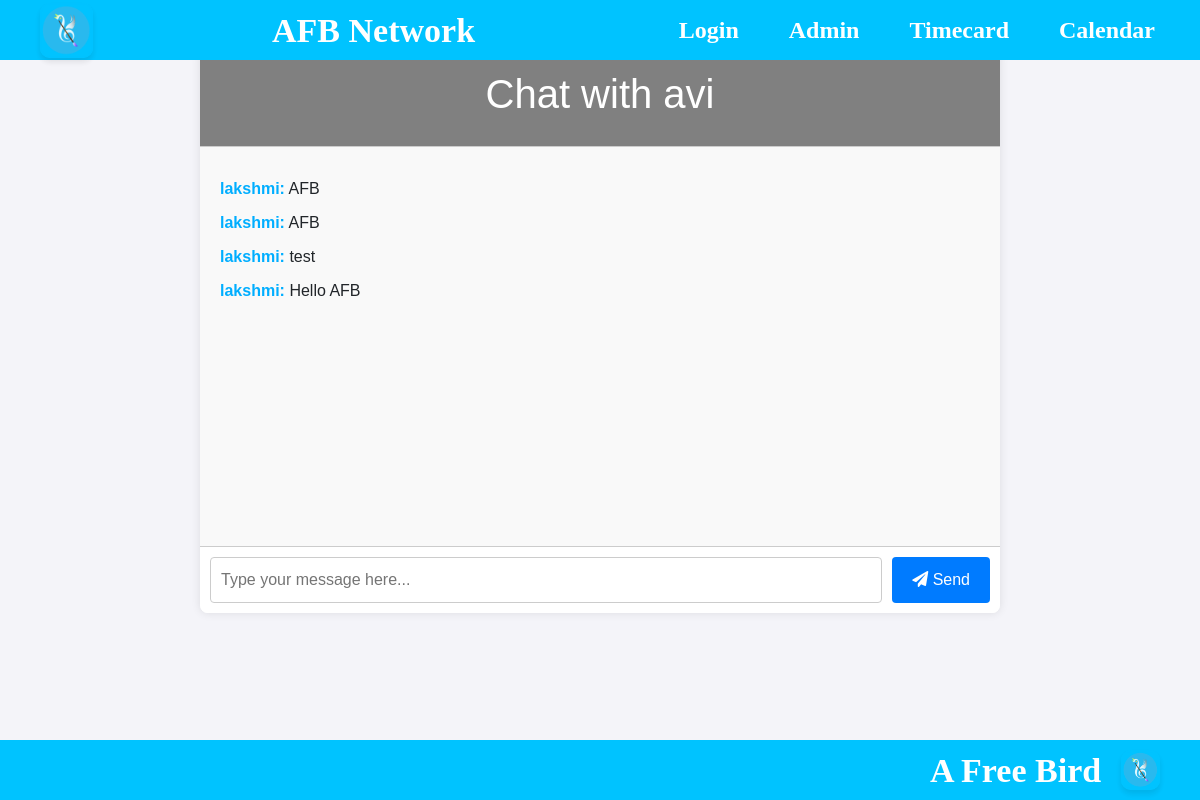
The page /talk/2/ (signed in) on the database its author committed.
### afb_network/models.py (models this page shows, shortened)
class ChatMessage(models.Model):
    sender = models.ForeignKey(User, related_name='sent_messages', on_delete=models.CASCADE)
    receiver = models.ForeignKey(User, related_name='received_messages', on_delete=models.CASCADE)
    message = models.TextField()
    timestamp = models.DateTimeField(auto_now_add=True)

### afb_network/views.py (the view, shortened to what this page needs)
# urls.py: path('talk/<int:user_id>/', views.talk, name='talk_url_name'),
def talk(request, user_id):
    user_profile = get_object_or_404(EmployeeProfile, user__id=user_id)
    username = user_profile.user.username
    messages = ChatMessage.objects.filter(
        sender=request.user, receiver=user_profile.user
    ) | ChatMessage.objects.filter(
        sender=user_profile.user, receiver=request.user
    ).order_by('timestamp')
    return render(request, 'chat.html', {
        'username': username,
        'messages': messages
    })

### afb_network/source/templates/chat.html (shortened to what this page needs)
{% extends 'base.html' %}
{% block content %}
<!DOCTYPE html>
<html>
<head>
    <link rel="stylesheet" href="https://cdnjs.cloudflare.com/ajax/libs/font-awesome/5.15.3/css/all.min.css">
</head>
<body>
    <div class="chat-container">
        <div class="chat-header">
            <h1>Chat with {{ username }}</h1>
        </div>
        <div class="chat-log" id="chat-log">
            {% for message in messages %}
                <p><strong>{{ message.sender.username }}:</strong> {{ message.message }}</p>
            {% endfor %}
        </div>
        <form method="post" class="chat-form">
            <input id="chat-message-input" type="text" name="message" placeholder="Type your message here...">
            <button id="chat-message-submit" type="submit"><i class="fas fa-paper-plane"></i> Send</button>
        </form>
    </div>
</body>
</html>
{% endblock %}

### afb_network/source/static/css/profile.css (style rules this page uses)
body { font-family: Arial, sans-serif; margin: 0; padding: 0; }

### afb_network/source/templates/chat.html (style rules this page uses)
body { font-family: Arial, sans-serif; background-color: #f4f4f9; margin: 0; padding: 0; }
.chat-container { max-width: 800px; margin: 50px auto; background: #fff; border-radius: 8px; box-shadow: 0 0 10px rgba(0, 0, 0, 0.1); overflow: hidden; }
.chat-header { background:grey;; color: #fff; padding: 20px; text-align: center; }
.chat-log { border-top: 1px solid #ccc; height: 400px; overflow-y: scroll; padding: 20px; background: #f9f9f9; }
.chat-log p { margin: 10px 0; }
.chat-log p strong { color: #00aeff; }
.chat-form { display: flex; border-top: 1px solid #ccc; padding: 10px; background: #fff; }
.chat-form input[type="text"] { flex: 1; padding: 10px; border: 1px solid #ccc; border-radius: 4px; margin-right: 10px; }
.chat-form button { padding: 10px 20px; border: none; background: #007bff; color: #fff; border-radius: 4px; cursor: pointer; }

### rows shown on the page
ChatMessage: sender.username "lakshmi", message "AFB"
ChatMessage: sender.username "lakshmi", message "AFB"
ChatMessage: sender.username "lakshmi", message "test"
ChatMessage: sender.username "lakshmi", message "Hello AFB"

### other values the page prints
{{ username }} "avi"
